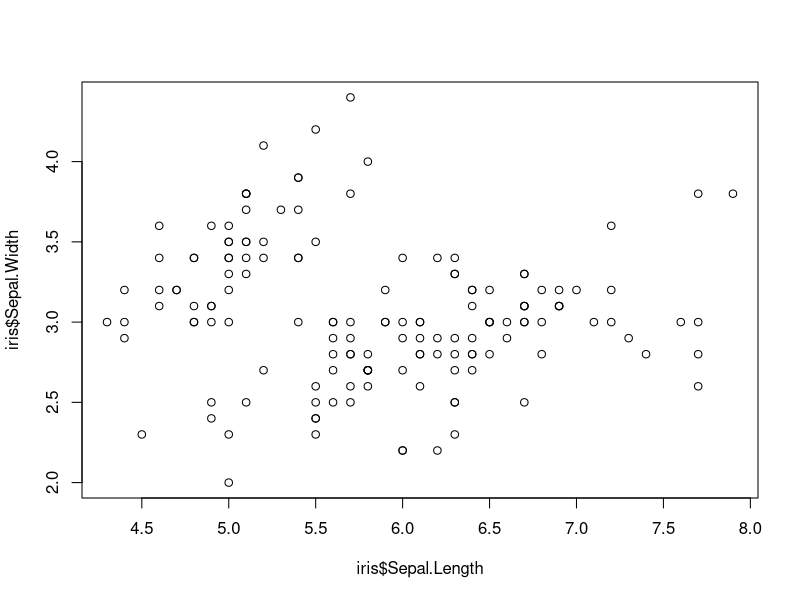
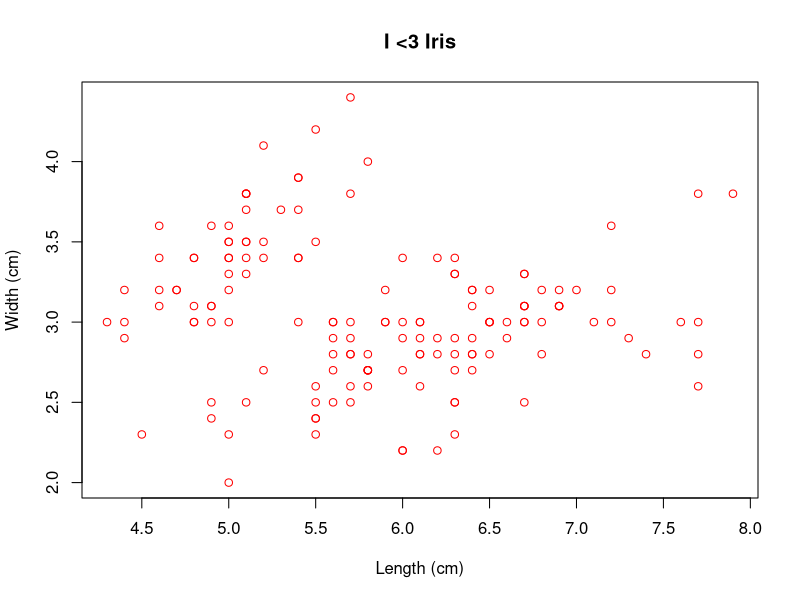
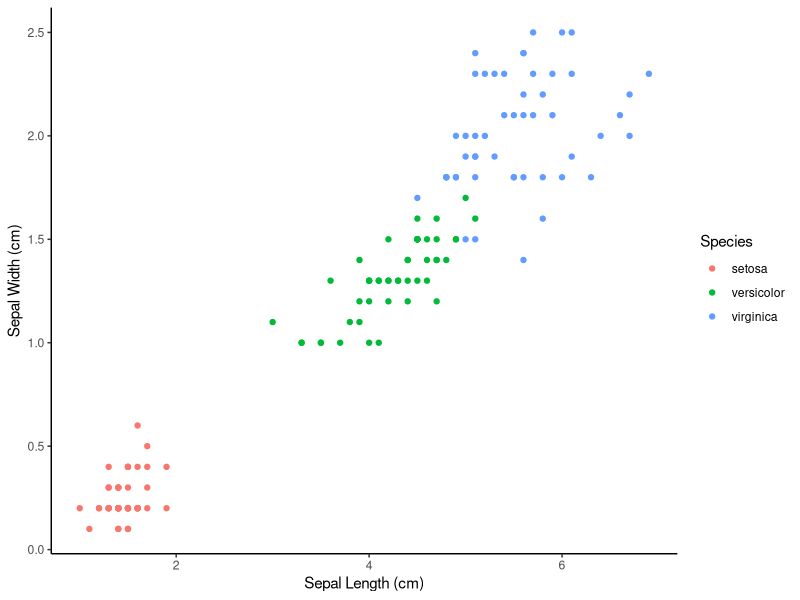
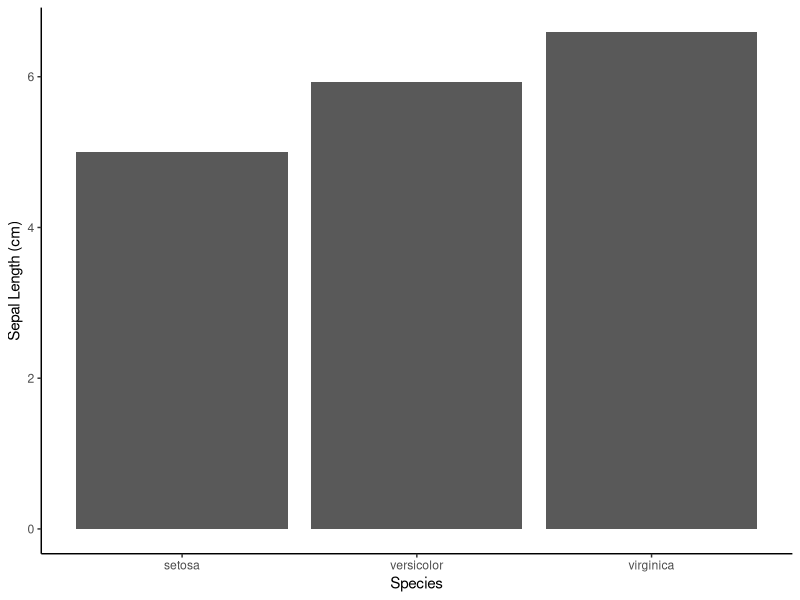

These charts were generated, in order, by the following R code:
## ---- chunk 1
# Variables

x <- 5 # numeric 

y <- "hello world" # character or "string"

z <- TRUE # logical

## ---- chunk 2
# Basic arithmetic operations 

a <- 5 + 5

b <- 10 - 5

c <- 4 * 5

d <- 30 / 5
## ---- chunk 3
x <- sqrt(100)

## ---- chunk 4
v <- c(1, 2, 3, 4, 5) # Numeric vector

v2 <- c("a", "b", "c") # Character vector

## ---- chunk 5
df <- data.frame(x = c(), y = c())

## ---- chunk 6
install.packages("tidyverse")

library(tidyverse)
## ---- chunk 7
data("iris")

## ---- chunk 8
# Find dimensions of the data set

nrow(iris) # number of rows

ncol(iris) # number of columns

str(iris) # gives an overview of the data frame. Note that 4 columns are numerical, and 1 is a factor
## ---- chunk 9
# Find descriptive statistics 

mean(iris$Sepal.Length) # this line finds the mean sepal length

median(iris$Sepal.Width) # median sepal width

sd(iris$Petal.Length) # standard deviation of petal length

range(iris$Petal.Width) # range of petal width

cor(iris$Sepal.Length, iris$Sepal.Width) # basic pearson's correlation, which takes two arguments. In this case, we'll correlate sepal length and width

## ---- chunk 10
# Basic plot. Quite ugly, very uninformative.

plot(iris$Sepal.Length, iris$Sepal.Width)

# Slightly better basic plot, but still bad. At least there are some titles. Notice how the "plot" function can take many arguments. To find out more about a function, you can type "help(plot)" in the command line (or, ?plot)

plot(iris$Sepal.Length, iris$Sepal.Width, col = "red", xlab = "Length (cm)", ylab = "Width (cm)", main = "I <3 Iris")


## ---- chunk 11
# install and load ggplot2

install.packages('ggplot2')

library(ggplot2)

ggplot(data = iris, 
       aes(x = Petal.Length, y = Petal.Width, col = Species)) + 
       geom_point() +
  ylab("Sepal Width (cm)") +
  xlab("Sepal Length (cm)") +
  theme_classic()


## ---- chunk 12
# Subsetting data

setosa <- subset(iris, Species == "setosa")

## ---- chunk 13
# Aggregating data

aggregate(Sepal.Length ~ Species, data = iris, mean)

## ---- chunk 14
# Create data frame with means
means <- aggregate(Sepal.Length ~ Species, data = iris, mean)

# Change the column names of the "means" data frame
colnames(means) <- c("Species", "meanLength")

# Plot the means in a bar plot
ggplot(data = means, 
       aes(x = Species, y = meanLength)) + 
       geom_bar(stat = "identity") +
  ylab("Sepal Length (cm)") +
  xlab("Species") +
  theme_classic()

